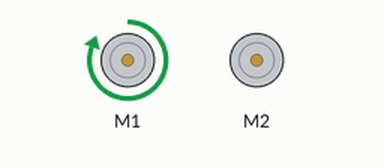
Simulated run of this program. Board: Raspberry Pi (BCM pin numbers). Parts: 2 × DC motor (green arrow = forward, orange = backward, longer = faster). Motors are numbered in the order the program creates them (left before right in a Robot).

Above: at 0.1 s.
Timing chart, 0 to 1.6 s (numbered marks = the images above):
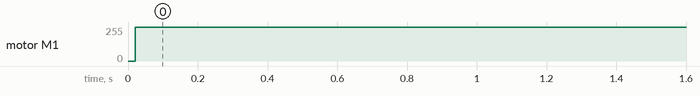

The program:

PID_LT_Demo2.py
```python
from gpiozero import Robot
import RPi.GPIO as GPIO
import time

sensor_left = 21
sensor_right = 26

robot = Robot(left=(11, 10), right=(12, 13))

GPIO.setmode(GPIO.BCM)
GPIO.setup(sensor_left, GPIO.IN)
GPIO.setup(sensor_right, GPIO.IN)

Kp = 1.5
Ki = 0.0
Kd = 0.2

previous_error = 0
integral = 0

def set_robot_speed(output):
    base_speed = 0.3

    left_motor_speed = base_speed + output
    right_motor_speed = base_speed - output

    left_motor_speed = max(0, min(1, left_motor_speed))
    right_motor_speed = max(0, min(1, right_motor_speed))

    robot.value = (left_motor_speed, right_motor_speed)

try:
    while True:
        left_state = GPIO.input(sensor_left)
        right_state = GPIO.input(sensor_right)

        error = 0
        if left_state == 1 and right_state == 0:
            error = -1
        elif left_state == 0 and right_state == 1:
            error = 1
        elif left_state == 1 and right_state == 1:
            error = 0
        proportional = error
        integral += error * 0.1
        derivative = error - previous_error

        output = Kp * proportional + Ki * integral + Kd * derivative

        set_robot_speed(output)

        previous_error = error

        time.sleep(0.1)

except KeyboardInterrupt:
    robot.stop()
    GPIO.cleanup()
```

Measured:
- by itself, motor M1: stopped → forward 255/255 at 0.02 s
